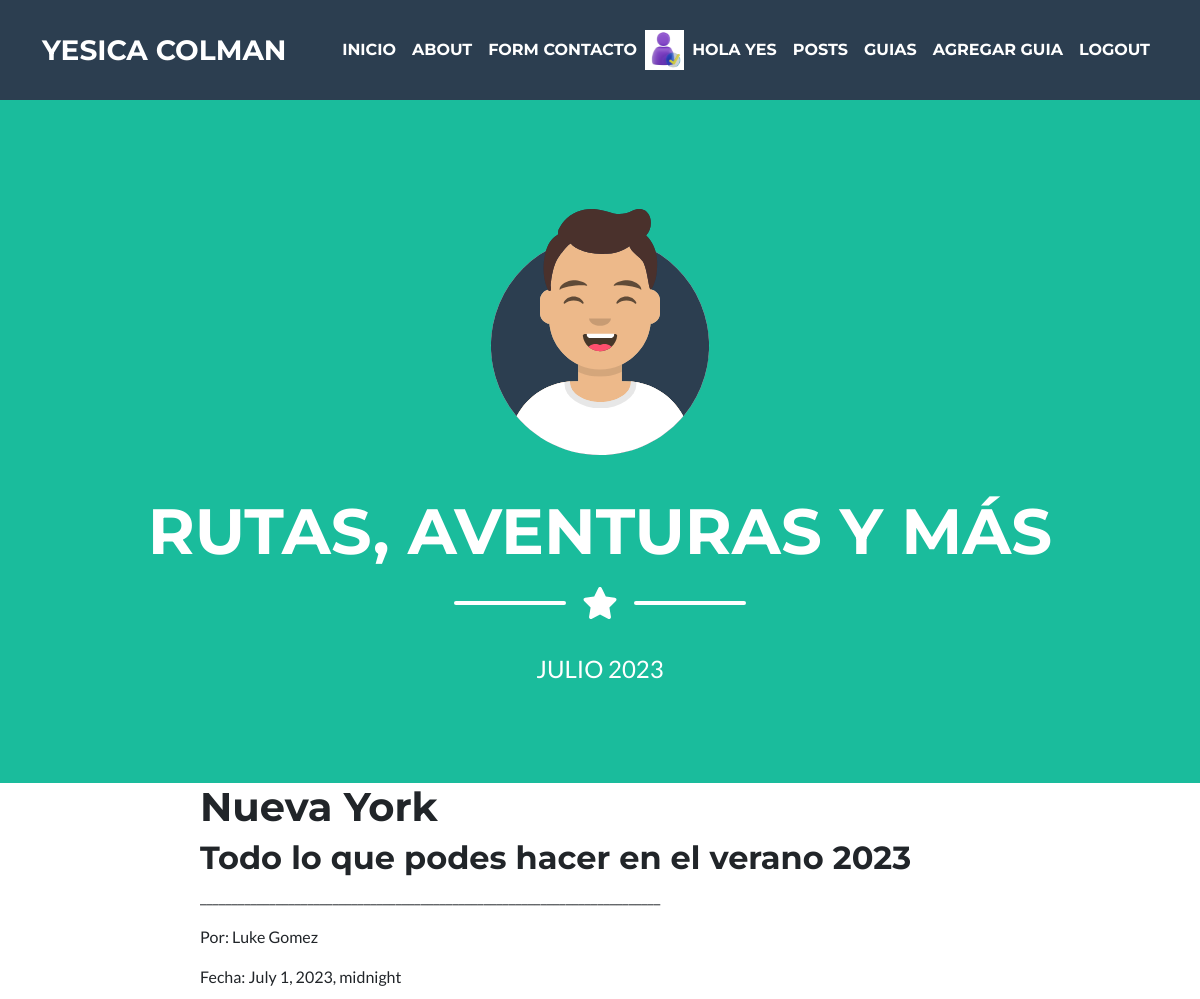
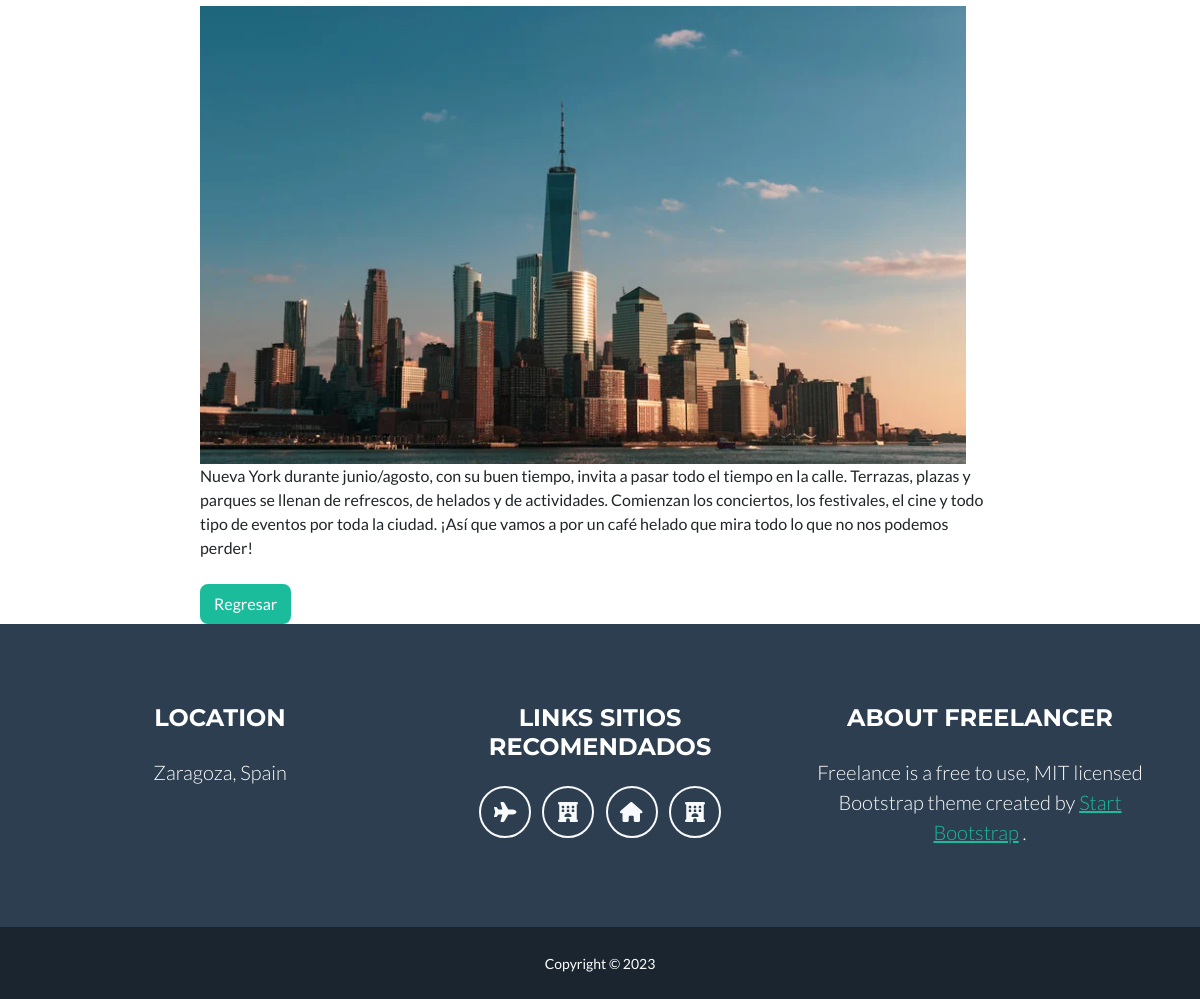
The app's page /detail_post/6/ (signed in) with its own data (2 pictures, top to bottom).
### accounts/models.py (models this page shows, shortened)
class Account(models.Model):
    user= models.OneToOneField(User, on_delete=models.CASCADE)
    avatar= models.ImageField(upload_to= 'avatares', null=True, blank=True)

### MiApp/models.py (models this page shows)
class Post(models.Model):
    titulo = models.CharField(max_length=50)
    subtitulo=models.CharField(max_length=80, default="")
    autor = models.CharField(max_length=20, default='unknown_user')
    fecha_publicacion = models.DateTimeField()
    foto= models.ImageField(upload_to='fotos/',null=True, blank=True)
    contenido = models.TextField(max_length=1000)

### MiApp/class_views.py (the view)
# urls.py: path('detail_post/<pk>/', class_views.PostDetailView.as_view(), name="Detail"),
class PostDetailView(DetailView):
    model = Post
    template_name = "MiApp/class_detail_post.html"
    def get_context_data(self, **kwargs):
        context = super().get_context_data(**kwargs)
        context['foto'] = self.object.foto
        return context

### MiApp/templates/MiApp/class_detail_post.html (shortened to what this page needs)
<!DOCTYPE html>
{% extends 'MiApp/baseweb.html'%}
{% load static %}
{% block main %}
<div class="post" style="width: 50rem; margin:0 auto;">
<h1>{{post.titulo}}</h1>
<h2>{{post.subtitulo}}</h2>
<p>_________________________________________________________________________</p>
<p>Por: {{post.autor}}</p>
<p>Fecha: {{post.fecha_publicacion}}</p>
{% if foto %}
  <img src="{{ foto.url }}" alt="Foto"> <br>
{% else %}
  <p>...</p>
{% endif %}
{{post.contenido}} <br>
<br>
<a href="{% url 'List'%}" class="btn btn-primary"> Regresar </a>
</div>
{% endblock main %}

### MiApp/templates/MiApp/baseweb.html (shortened to what this page needs)
<!DOCTYPE html>
{% load static %}
<html lang="en">
    <head>
        <link href='{% static "MiApp/styles.css" %}' rel="stylesheet" />
    </head>
    <body id="page-top">
        <nav class="navbar navbar-expand-lg bg-secondary text-uppercase fixed-top" id="mainNav">
            <div class="container">
                <a class="navbar-brand" href="{%url 'about'%}"> Yesica Colman </a>
                <div class="collapse navbar-collapse" id="navbarResponsive">
                    <ul class="navbar-nav text-uppercase ms-auto py-4 py-lg-0">
                        <li class="nav-item"><a class="nav-link" href="{%url 'inicio'%}">Inicio</a></li>
                        <li class="nav-item"><a class="nav-link" href="{%url 'about'%}">About</a></li>
                        <li class="nav-item"><a class="nav-link" href="{%url 'form_contacto'%}">Form Contacto</a></li>
                    {% if request.user.is_authenticated %}
                    {% if user.account.avatar %}
                    <img height="40px" src="{{ user.account.avatar.url }}" alt="">
                    {% endif %}
                    <li class="nav-item"><a class="nav-link" href="{% url 'mostrar_perfil' %}">Hola {{ request.user.username }}</a></li>
                        <li class="nav-item"><a class="nav-link" href="{%url 'List'%}" >posts</a></li>
                        <li class="nav-item"><a class="nav-link" href="{%url 'Guias'%}">Guias</a></li>
                        <li class="nav-item"><a class="nav-link" href="{%url 'agregar_guia'%}">Agregar Guia</a></li>
                        <li class="nav-item"><a class="nav-link" href="{% url 'logout' %}">Logout</a>
                    {% else %}
                        <li class="nav-item"><a class="nav-link" href="{% url 'login' %}">Login</a></li>
                        <li class="nav-item"><a class="nav-link" href="{% url 'register' %}">Registro</a></li>
                    {% endif %}
                    </ul>
                </div>
            </div>
        </nav>
        <header class="masthead bg-primary text-white text-center">
            <div class="container d-flex align-items-center flex-column">
                <img class="masthead-avatar mb-5" src="{% static 'avatars.svg' %}" alt="" />
                <h1 class="masthead-heading text-uppercase mb-0"> RUTAS, AVENTURAS Y MÁS </h1>
                <div class="divider-custom divider-light">
                    <div class="divider-custom-line"></div>
                    <div class="divider-custom-icon"><i class="fas fa-star"></i></div>
                    <div class="divider-custom-line"></div>
                </div>
                <p class="masthead-subheading font-weight-light mb-0"> JULIO 2023 </p>
            </div>
        </header>
        {% block main%}
        {%endblock main%}
        <footer class="footer text-center">
            <div class="container">
                <div class="row">
                    <div class="col-lg-4 mb-5 mb-lg-0">
                        <h4 class="text-uppercase mb-4">Location</h4>
                        <p class="lead mb-0">
                            Zaragoza, Spain
                        </p>
                    </div>
                    <div class="col-lg-4 mb-5 mb-lg-0">
                        <h4 class="text-uppercase mb-4"> Links Sitios recomendados </h4>
                        <a class="btn btn-outline-light btn-social mx-1" href="https://www.despegar.com.ar/"><i class="fas fa-plane"></i></a>
                        <a class="btn btn-outline-light btn-social mx-1" href="https://www.booking.com/index.es.html"><i class="fas fa-hotel"></i></a>
                        <a class="btn btn-outline-light btn-social mx-1" href="https://www.airbnb.es/"><i class="fas fa-home"></i></a>
                        <a class="btn btn-outline-light btn-social mx-1" href="https://www.tripadvisor.es/"><i class="fas fa-hotel"></i></a>
                    </div>
                    <div class="col-lg-4">
                        <h4 class="text-uppercase mb-4">About Freelancer</h4>
                        <p class="lead mb-0">
                            Freelance is a free to use, MIT licensed Bootstrap theme created by
                            <a href="http://startbootstrap.com">Start Bootstrap</a>
                            .
                        </p>
                    </div>
                </div>
            </div>
        </footer>
        <div class="copyright py-4 text-center text-white">
            <div class="container"><small>Copyright &copy; 2023</small></div>
        </div>
    </body>
</html>

### records on screen
Post: titulo "Nueva York", subtitulo "Todo lo que podes hacer en el verano 2023", autor "Luke Gomez", fecha_publicacion "July 1, 2023, midnight", contenido "Nueva York durante junio/agosto, con su buen tiempo, invita a pasar todo el tiempo en la calle. Terrazas, plazas y parques se llenan de refrescos, de helados y de actividades. Comienzan los conciertos, los festivales, el cine y todo tipo de eventos por toda la ciudad. ¡Así que vamos a por un café helado que mira todo lo que no nos podemos perder!"

### other values on screen
{{ request.user.username }} "YES"
